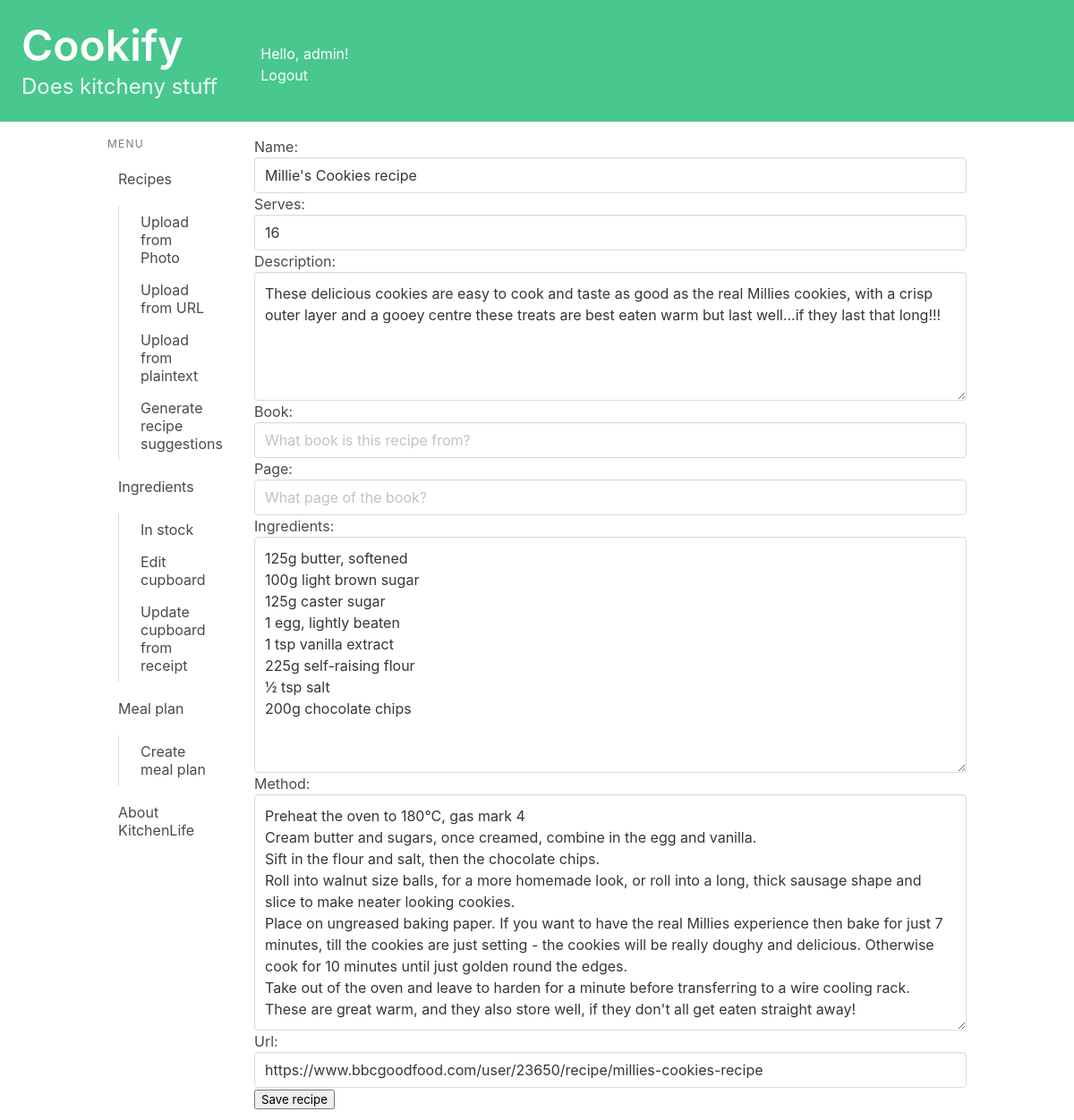
/recipes/edit/3/ (signed in), run on an earlier commit of the app's database.
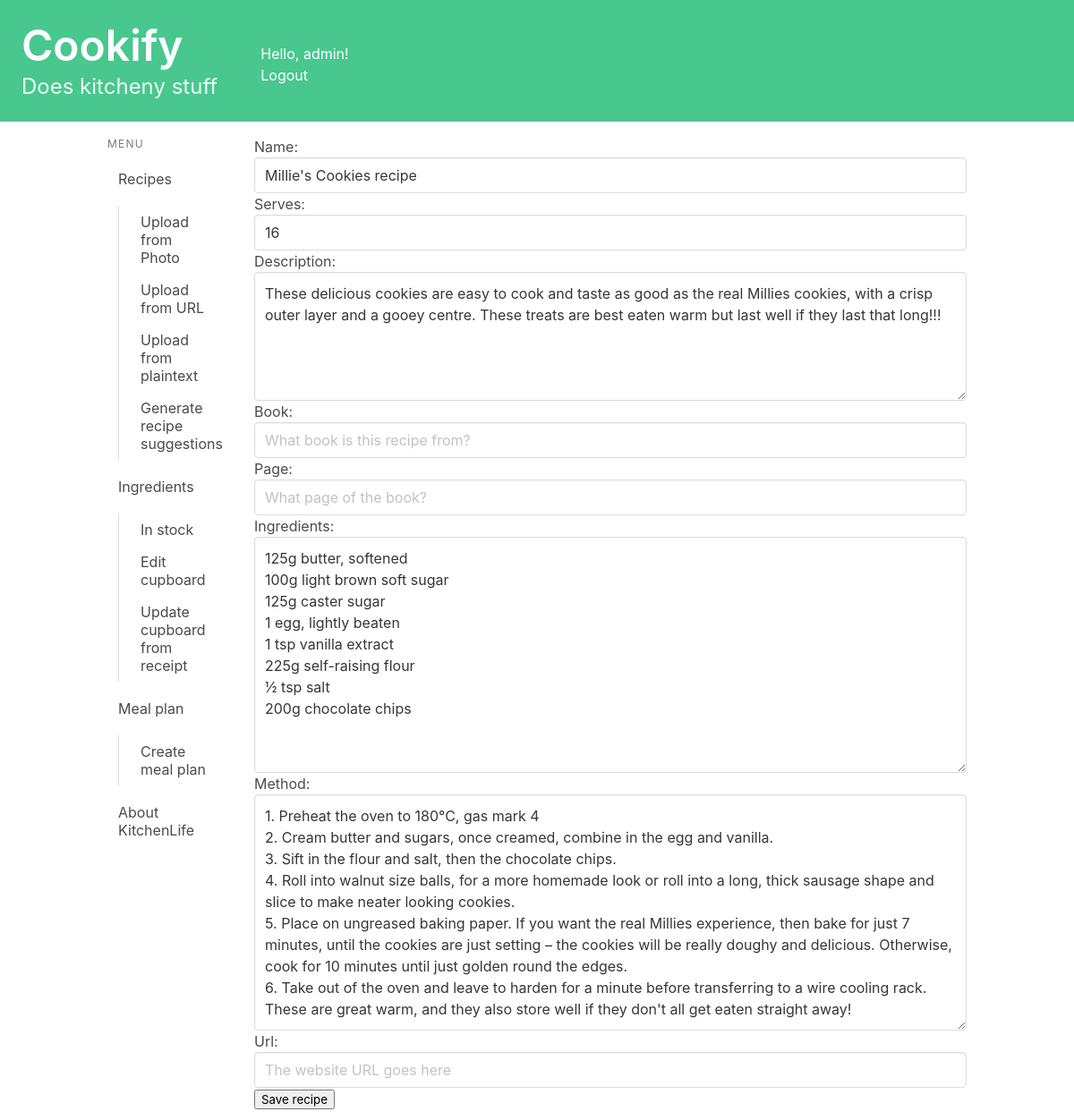
And on a later commit of the database.
### recipes/models.py (models this page shows, shortened)
class Recipe(models.Model):
    name = models.CharField(max_length=200)
    method = models.TextField(max_length=5000, null = True, blank = True)
    ingredients_string = models.TextField(max_length=1000, null = True, blank = True)#Plain text of ingredients
    simplified_ingredients = models.TextField(max_length=1000, null = True, blank = True)#Ingredients data
    book = models.CharField(max_length=200, null = True, blank = True)
    page = models.CharField(max_length=5, null = True, blank = True)
    serves = models.CharField(max_length=5, null = True, blank = True)
    serves_int = models.IntegerField(null = True, blank = True)
    description = models.TextField(max_length=500, null = True, blank = True)
    url = models.URLField(null = True, blank = True)
    jumbled_input = models.TextField(max_length=8000, null = True, blank = True)
    owner = models.ForeignKey(User, on_delete=models.CASCADE, blank=True, null=True)
    from_photo = models.BooleanField(default=False)
    def return_dict(self):
        return {
                        'name': self.name,
                        'method':self.method,
                        'serves':self.serves,
                        'description':self.description,
                        'book':self.book,
                        'page':self.page,
                        'ingredients_string':self.ingredients_string,
                        'method':self.method,
                        'url': self.url,
                    }

### recipes/views.py (the view, shortened to what this page needs)
# urls.py: path('edit/<int:recipe_id>/', views.edit_recipe, name= 'edit_recipe'),
@login_required
def edit_recipe(request, recipe_id):
    recipe = get_object_or_404(Recipe, pk=recipe_id)
    if recipe.owner != request.user:
        return redirect('recipes:index')
    form = EditRecipeForm(initial = recipe.return_dict())
    return render(request, 'recipes/edit_recipe.html', {'form':form})

### recipes/templatetags/is_active.py (called while the page is built)
@register.simple_tag
def is_active(request, url):
    if reverse(url) == request.path:
        return "is-active"
    return ""

### recipes/templates/recipes/edit_recipe.html (shortened to what this page needs)
{% extends 'base.html' %}
{% block content %}
<form method="post" enctype="multipart/form-data" class = "field">
    {{ form.as_p }}
    <button type="submit">Save recipe</button>
</form>
{% endblock content %}

What changed in the data, as far as the page shows it:
changed Recipe "Millie's Cookies recipe": description "…layer and a gooey centre these treats are best eaten warm but last well...if they last that long!!!" → "…layer and a gooey centre. These treats are best eaten warm but last well if they last that long!!!"; ingredients_string "…softened 100g light brown sugar 125g caster sugar…" → "…softened 100g light brown soft sugar 125g caster sugar…"; method "Preheat the oven to 180°C, gas mark 4 Cream butter and sugars, once creamed, combine in the egg and vanilla. Sift in the flour and salt, then the chocolate chips. Roll into walnut size balls, for a more homemade look, or roll into a long, thick sausage shape and slice to make neater looking cookies. Place on ungreased baking paper. If you want to have the real Millies experience then bake for just 7 minutes, till the cookies are just setting - the cookies will be really doughy and delicious. Otherwise cook for 10 minutes until just golden round the edges. Take out of the oven and leave to harden for a minute before transferring to a wire cooling rack. These are great warm, and they also…" → "1. Preheat the oven to 180°C, gas mark 4 2. Cream butter and sugars, once creamed, combine in the egg and vanilla. 3. Sift in the flour and salt, then the chocolate chips. 4. Roll into walnut size balls, for a more homemade look or roll into a long, thick sausage shape and slice to make neater looking cookies. 5. Place on ungreased baking paper. If you want the real Millies experience, then bake for just 7 minutes, until the cookies are just setting – the cookies will be really doughy and delicious. Otherwise, cook for 10 minutes until just golden round the edges. 6. Take out of the oven and leave to harden for a minute before transferring to a wire cooling rack. These are great warm, and…"; url "https://www.bbcgoodfood.com/user/23650/recipe/millies-cookies-recipe" → (not shown)
